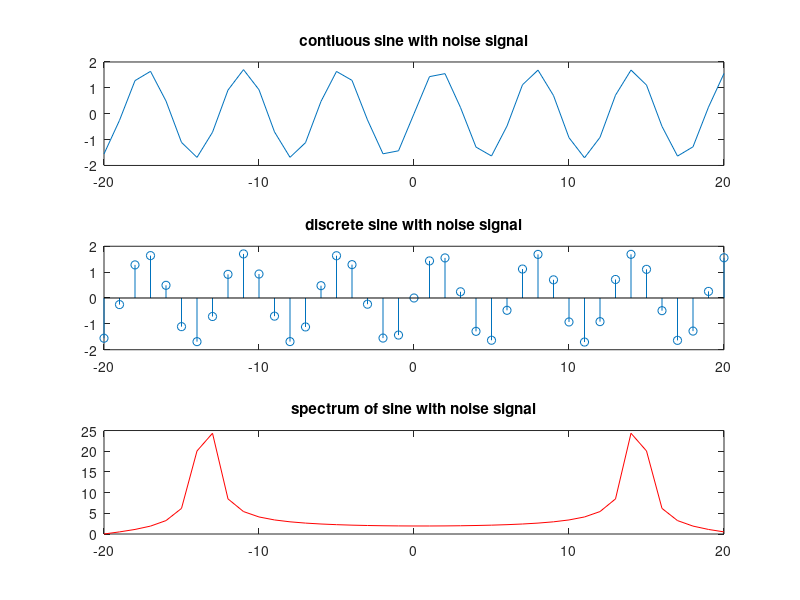

Source code (MATLAB):
%Generation of sine+noise signal
clc;
close all;
clear all;
x = -20:20;
y = sin(x)+rand*(sin(x));
u = abs(fft(y));
subplot(311)
plot(x,y)
title('contiuous sine with noise signal')
subplot(312)
stem(x,y)
title('discrete sine with noise signal')
subplot(313)
plot(x,u,'r')
title('spectrum of sine with noise signal')